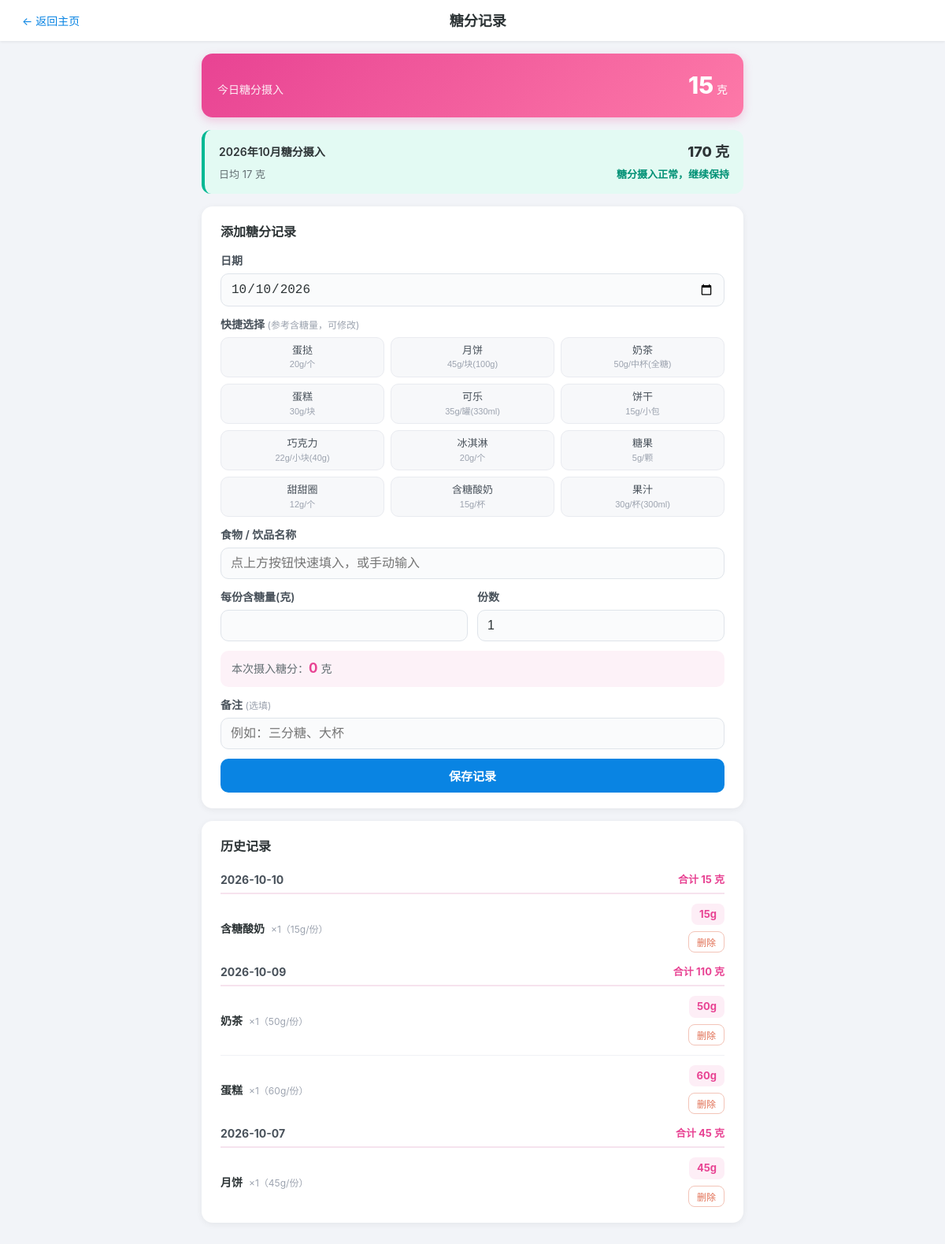
The app's page /sugar with its own data.
### tables this page shows
CREATE TABLE sugar_records (
                id          INTEGER PRIMARY KEY AUTOINCREMENT,
                record_date TEXT NOT NULL,         -- 记录日期 YYYY-MM-DD
                item        TEXT NOT NULL,         -- 含糖食物/饮品名称
                quantity    REAL NOT NULL DEFAULT 1,   -- 份数
                sugar_grams REAL NOT NULL,         -- 该份含糖量(克)
                note        TEXT NOT NULL DEFAULT '',
                created_at  TEXT NOT NULL DEFAULT (datetime('now', 'localtime'))
            );

### app.py (the view)
@app.route("/sugar")
def sugar_page():
    rows = get_db().execute(
        "SELECT id, record_date, item, quantity, sugar_grams, note "
        "FROM sugar_records ORDER BY record_date DESC, id DESC"
    ).fetchall()
    groups = []
    today_str = datetime.now().strftime(DATE_FMT)
    today_total = 0.0
    index = {}
    for row in rows:
        total = row["quantity"] * row["sugar_grams"]
        entry = {
            "id": row["id"],
            "item": row["item"],
            "quantity": _fmt_number(row["quantity"]),
            "sugar_grams": _fmt_number(row["sugar_grams"]),
            "total": _fmt_number(total),
            "note": row["note"],
        }
        if row["record_date"] not in index:
            group = {"date": row["record_date"], "entries": [], "day_total": 0.0}
            index[row["record_date"]] = group
            groups.append(group)
        index[row["record_date"]]["entries"].append(entry)
        index[row["record_date"]]["day_total"] += total
        if row["record_date"] == today_str:
            today_total += total
    for group in groups:
        group["day_total"] = _fmt_number(group["day_total"])
    now = datetime.now()
    month_prefix = now.strftime("%Y-%m")          # 如 "2026-10"
    month_total = 0.0
    for row in rows:
        if row["record_date"].startswith(month_prefix):
            month_total += row["quantity"] * row["sugar_grams"]
    days_elapsed = max(1, now.day)
    month_daily_avg = month_total / days_elapsed
    if month_daily_avg < 25:
        month_reminder = "糖分摄入正常，继续保持"
        month_level = "ok"
    elif month_daily_avg <= 50:
        month_reminder = "糖分摄入偏高，建议适当控制"
        month_level = "warn"
    else:
        month_reminder = "糖分摄入过高，建议减少甜食"
        month_level = "alert"
    return render_template(
        "sugar.html",
        presets=SUGAR_PRESETS,
        groups=groups,
        today_total=_fmt_number(today_total),
        today=today_str,
        month_total=_fmt_number(month_total),
        month_daily_avg=_fmt_number(month_daily_avg),
        month_label=f"{now.year}年{now.month}月",
        month_reminder=month_reminder,
        month_level=month_level,
    )

### app.py (called while the page is built)
def get_db():
    if "db" not in g:
        g.db = sqlite3.connect(DB_FILE)
        g.db.row_factory = sqlite3.Row
        g.db.execute("PRAGMA foreign_keys = ON")
    return g.db

def _fmt_number(value):
    if float(value).is_integer():
        return str(int(value))
    return f"{value:.1f}"

### templates/sugar.html (shortened to what this page needs)
{% extends "base.html" %}
{% set show_back = true %}
{% block header %}糖分记录{% endblock %}
{% block content %}
<div class="sugar-summary">
    <span class="summary-label">今日糖分摄入</span>
    <span class="summary-value">{{ today_total }}<small> 克</small></span>
</div>
<div class="sugar-month sugar-month-{{ month_level }}">
    <div class="sugar-month-row">
        <span class="sugar-month-label">{{ month_label }}糖分摄入</span>
        <span class="sugar-month-total">{{ month_total }} 克</span>
    </div>
    <div class="sugar-month-row">
        <span class="sugar-month-avg">日均 {{ month_daily_avg }} 克</span>
        <span class="sugar-month-tip">{{ month_reminder }}</span>
    </div>
</div>
<section class="panel">
    <h2 class="panel-title">添加糖分记录</h2>
    <form action="{{ url_for('sugar_add') }}" method="post" class="record-form">
        <div class="form-row">
            <label for="record_date">日期</label>
            <input type="date" id="record_date" name="record_date" value="{{ today }}" required>
        </div>
        <div class="form-row">
            <label>快捷选择 <span class="optional">(参考含糖量，可修改)</span></label>
            <div class="chip-grid">
                {% for p in presets %}
                <button type="button" class="chip"
                        data-item="{{ p.item }}"
                        data-grams="{{ p.grams }}">
                    {{ p.item }}<span class="chip-grams">{{ p.grams }}g/{{ p.unit }}</span>
                </button>
                {% endfor %}
            </div>
        </div>
        <div class="form-row">
            <label for="item">食物 / 饮品名称</label>
            <input type="text" id="item" name="item" maxlength="50"
                   placeholder="点上方按钮快速填入，或手动输入" required>
        </div>
        <div class="form-row form-row-inline">
            <div>
                <label for="sugar_grams">每份含糖量(克)</label>
                <input type="number" id="sugar_grams" name="sugar_grams"
                       min="0" step="0.1" inputmode="decimal" required>
            </div>
            <div>
                <label for="quantity">份数</label>
                <input type="number" id="quantity" name="quantity"
                       min="0.1" step="0.1" value="1" inputmode="decimal" required>
            </div>
        </div>
        <div class="sugar-preview">本次摄入糖分：<strong id="sugarPreview">0</strong> 克</div>
        <div class="form-row">
            <label for="note">备注 <span class="optional">(选填)</span></label>
            <input type="text" id="note" name="note" maxlength="200"
                   placeholder="例如：三分糖、大杯">
        </div>
        <div class="form-actions">
            <button type="submit" class="btn btn-primary">保存记录</button>
        </div>
    </form>
</section>
<section class="panel">
    <h2 class="panel-title">历史记录</h2>
    {% if groups %}
        {% for g in groups %}
        <div class="day-group">
            <div class="day-header">
                <span class="day-date">{{ g.date }}</span>
                <span class="day-total">合计 {{ g.day_total }} 克</span>
            </div>
            <ul class="record-list">
                {% for e in g.entries %}
                <li class="record-item">
                    <div class="record-main">
                        <div class="sugar-line">
                            <span class="sugar-name">{{ e.item }}</span>
                            <span class="sugar-meta">×{{ e.quantity }}（{{ e.sugar_grams }}g/份）</span>
                        </div>
                    </div>
                    <div class="record-side">
                        <span class="sugar-badge">{{ e.total }}g</span>
                        <form action="{{ url_for('sugar_delete', record_id=e.id) }}" method="post"
                              class="delete-form" onsubmit="return confirm('确定删除这条记录吗？');">
                            <button type="submit" class="btn-delete" title="删除">删除</button>
                        </form>
                    </div>
                </li>
                {% endfor %}
            </ul>
        </div>
        {% endfor %}
    {% else %}
    <p class="empty-tip">还没有糖分记录，添加第一条吧。</p>
    {% endif %}
</section>
{% endblock %}

### templates/base.html (shortened to what this page needs)
<!DOCTYPE html>
<html lang="zh-CN">
<head>
    <link rel="stylesheet" href="{{ url_for('static', filename='style.css') }}">
</head>
<body>
    <header class="topbar">
        {% if show_back %}
        <a class="back-btn" href="{{ url_for('index') }}">&larr; 返回主页</a>
        {% endif %}
        <h1 class="topbar-title">{% block header %}生活记录{% endblock %}</h1>
    </header>
    <main class="container">
        {% block content %}{% endblock %}
    </main>
</body>
</html>

### records on screen
sugar_records: date "2026-10-10", day_total "15", item "含糖酸奶", quantity "1", sugar_grams "15", total "15"
sugar_records: date "2026-10-09", day_total "110", item "奶茶", quantity "1", sugar_grams "50", total "50"
sugar_records: item "蛋糕", quantity "1", sugar_grams "60", total "60"
sugar_records: date "2026-10-07", day_total "45", item "月饼", quantity "1", sugar_grams "45", total "45"

### other values on screen
{{ today_total }} "15"
{{ month_total }} "170"
{{ month_daily_avg }} "17"
{{ month_reminder }} "糖分摄入正常，继续保持"
{{ p.item }} "蛋挞" "月饼" "奶茶" "蛋糕" "可乐" "饼干" "巧克力" "冰淇淋" "糖果" "甜甜圈" "含糖酸奶" "果汁"
{{ p.grams }} "20" "45" "50" "30" "35" "15" "22" "20" "5" "12" "15" "30"
{{ p.unit }} "个" "块(100g)" "中杯(全糖)" "块" "罐(330ml)" "小包" "小块(40g)" "个" "颗" "个" "杯" "杯(300ml)"
